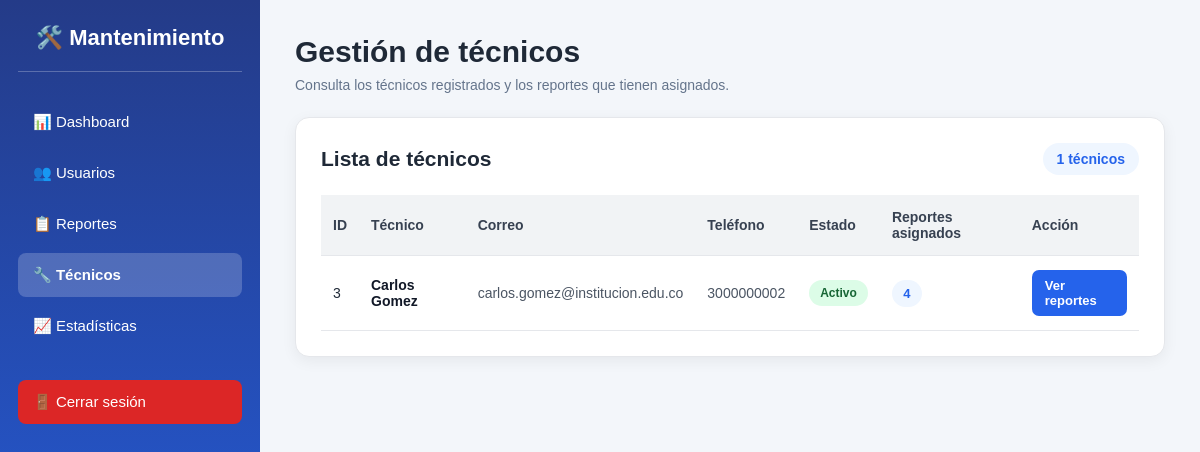
/frontend/dashboard/tecnicos.php (signed in), run on the app's committed database.
### tables this page shows
CREATE TABLE `usuarios` (
  `id_usuario` int NOT NULL AUTO_INCREMENT,
  `nombre` varchar(100) NOT NULL,
  `apellido` varchar(100) NOT NULL,
  `correo` varchar(150) NOT NULL,
  `password` varchar(255) NOT NULL,
  `telefono` varchar(20) DEFAULT NULL,
  `id_rol` int NOT NULL,
  `estado` tinyint(1) NOT NULL DEFAULT '1',
  `fecha_registro` datetime NOT NULL DEFAULT CURRENT_TIMESTAMP,
  PRIMARY KEY (`id_usuario`),
  UNIQUE KEY `correo` (`correo`),
  KEY `fk_usuario_rol` (`id_rol`),
  CONSTRAINT `fk_usuario_rol` FOREIGN KEY (`id_rol`) REFERENCES `roles` (`id_rol`) ON DELETE RESTRICT ON UPDATE CASCADE
);

### frontend/dashboard/tecnicos.php (the view, shortened to what this page needs)
<?php
$database = new Database();
$db = $database->conectar();
$sql = "
    SELECT
        u.id_usuario,
        u.nombre,
        u.apellido,
        u.correo,
        u.telefono,
        u.estado,
        COUNT(a.id_asignacion) AS reportes_asignados
    FROM usuarios u
    LEFT JOIN asignaciones a
        ON u.id_usuario = a.id_tecnico
        AND a.activa = 1
    WHERE u.id_rol = 3
    GROUP BY
        u.id_usuario,
        u.nombre,
        u.apellido,
        u.correo,
        u.telefono,
        u.estado
    ORDER BY
        u.nombre ASC,
        u.apellido ASC
";
$stmt = $db->prepare($sql);
$stmt->execute();
$tecnicos = $stmt->fetchAll(PDO::FETCH_ASSOC);
?>
<!DOCTYPE html>
<html lang="es">
<head>
</head>
<body>
<div class="contenedor">
    <aside class="menu">
        <h2>
            🛠️ Mantenimiento
        </h2>
        <ul>
            <li>
                <a href="administrador.php">
                    📊 Dashboard
                </a>
            </li>
            <li>
                <a href="usuarios.php">
                    👥 Usuarios
                </a>
            </li>
            <li>
                <a href="reportes_admin.php">
                    📋 Reportes
                </a>
            </li>
            <li>
                <a
                    href="tecnicos.php"
                    class="activo"
                >
                    🔧 Técnicos
                </a>
            </li>
            <li>
                <a href="estadisticas.php">
                    📈 Estadísticas
                </a>
            </li>
            <li class="cerrar-sesion">
                <a
                    href="../../backend/auth/logout.php"
                >
                    🚪 Cerrar sesión
                </a>
            </li>
        </ul>
    </aside>
    <main class="contenido">
        <div class="encabezado">
            <h1>
                Gestión de técnicos
            </h1>
            <p>
                Consulta los técnicos registrados
                y los reportes que tienen asignados.
            </p>
        </div>
        <div class="tarjeta">
            <div class="resumen">
                <h2>
                    Lista de técnicos
                </h2>
                <span class="cantidad">
                    <?php
                    echo count($tecnicos);
                    ?>
                    técnicos
                </span>
            </div>
            <div class="tabla-contenedor">
                <?php if (
                    count($tecnicos) > 0
                ): ?>
                    <table class="tabla">
                        <thead>
                            <tr>
                                <th>
                                    ID
                                </th>
                                <th>
                                    Técnico
                                </th>
                                <th>
                                    Correo
                                </th>
                                <th>
                                    Teléfono
                                </th>
                                <th>
                                    Estado
                                </th>
                                <th>
                                    Reportes asignados
                                </th>
                                <th>
                                    Acción
                                </th>
                            </tr>
                        </thead>
                        <tbody>
                            <?php foreach (
                                $tecnicos
                                as $tecnico
                            ): ?>
                                <tr>
                                    <td>
                                        <?php
                                        echo htmlspecialchars(
                                            $tecnico[
                                                "id_usuario"
                                            ]
                                        );
                                        ?>
                                    </td>
                                    <td>
                                        <span
                                            class="nombre-tecnico"
                                        >
                                            <?php
                                            echo htmlspecialchars(
                                                $tecnico[
                                                    "nombre"
                                                ]
                                                . " "
                                                .
                                                $tecnico[
                                                    "apellido"
                                                ]
                                            );
                                            ?>
                                        </span>
                                    </td>
                                    <td>
                                        <span
                                            class="correo"
                                        >
                                            <?php
                                            echo htmlspecialchars(
                                                $tecnico[
                                                    "correo"
                                                ]
                                            );
                                            ?>
                                        </span>
                                    </td>
                                    <td>
                                        <span
                                            class="telefono"
                                        >
                                            <?php
                                            echo htmlspecialchars(
                                                $tecnico[
                                                    "telefono"
                                                ]
                                                ??
                                                "No registrado"
                                            );
                                            ?>
                                        </span>
                                    </td>
                                    <td>
                                        <?php if (
                                            $tecnico[
                                                "estado"
                                            ] == 1
                                        ): ?>
                                            <span
                                                class="
                                                    estado
                                                    estado-activo
                                                "
                                            >
                                                Activo
                                            </span>
                                        <?php endif; ?>
                                    </td>
                                    <td>
                                        <span
                                            class="
                                                contador-reportes
                                            "
                                        >
                                            <?php
                                            echo htmlspecialchars(
                                                $tecnico[
                                                    "reportes_asignados"
                                                ]
                                            );
                                            ?>
                                        </span>
                                    </td>
                                    <td>
                                        <a
                                            href="
                                                reportes_tecnico_admin.php?id=<?php
                                                echo
                                                    $tecnico[
                                                        "id_usuario"
                                                    ];
                                                ?>"
                                            class="
                                                boton-reportes
                                            "
                                        >
                                            Ver reportes
                                        </a>
                                    </td>
                                </tr>
                            <?php endforeach; ?>
                        </tbody>
                    </table>
                <?php endif; ?>
            </div>
        </div>
    </main>
</div>
</body>
</html>

### frontend/dashboard/tecnicos.php (style rules this page uses)
* { margin: 0; padding: 0; box-sizing: border-box; font-family: Arial, Helvetica, sans-serif; }
body { background: #f3f6fa; color: #1f2937; }
.contenedor { min-height: 100vh; }
.menu { width: 260px; height: 100vh; min-height: 100vh; background: linear-gradient( 180deg, #243b88 0%, #2563eb 100% ); color: white; padding: 25px 18px; position: fixed; left: 0; top: 0; z-index: 1000; }
.menu h2 { text-align: center; font-size: 22px; margin-bottom: 28px; padding-bottom: 20px; border-bottom: 1px solid rgba( 255, 255, 255, 0.25 ); }
.menu ul { list-style: none; }
.menu li { margin-bottom: 7px; }
.menu a { display: block; padding: 13px 15px; color: white; text-decoration: none; border-radius: 8px; font-size: 15px; transition: 0.2s; }
.menu a.activo { background-color: rgba( 255, 255, 255, 0.20 ); font-weight: 600; }
.menu .cerrar-sesion { margin-top: 32px; }
.menu .cerrar-sesion a { background-color: #dc2626; color: white; }
.contenido { margin-left: 260px; width: calc(100% - 260px); min-height: 100vh; padding: 35px; }
.encabezado { margin-bottom: 24px; }
.encabezado h1 { font-size: 30px; color: #1f2937; margin-bottom: 8px; }
.encabezado p { color: #64748b; font-size: 14px; }
.tarjeta { background: white; border-radius: 14px; padding: 25px; box-shadow: 0 4px 15px rgba( 0, 0, 0, 0.06 ); border: 1px solid #e5e7eb; }
.resumen { display: flex; justify-content: space-between; align-items: center; margin-bottom: 20px; gap: 15px; }
.resumen h2 { font-size: 21px; color: #1f2937; }
.cantidad { background: #eff6ff; color: #2563eb; padding: 8px 14px; border-radius: 20px; font-size: 14px; font-weight: 600; white-space: nowrap; }
.tabla-contenedor { width: 100%; overflow-x: auto; }
.tabla { width: 100%; border-collapse: collapse; min-width: 800px; }
.tabla thead { background: #f1f3f5; }
.tabla thead th { color: #374151; font-weight: 600; border-bottom: 1px solid #e5e7eb; }
.tabla th { padding: 14px 12px; text-align: left; font-size: 14px; }
.tabla td { padding: 14px 12px; border-bottom: 1px solid #e5e7eb; font-size: 14px; vertical-align: middle; }
.nombre-tecnico { font-weight: 600; color: #111827; }
.correo { color: #4b5563; }
.telefono { color: #4b5563; }
.estado { display: inline-block; padding: 6px 11px; border-radius: 20px; font-size: 12px; font-weight: 600; }
.estado-activo { background: #dcfce7; color: #166534; }
.contador-reportes { display: inline-block; min-width: 30px; padding: 6px 10px; text-align: center; background: #eff6ff; color: #2563eb; border-radius: 20px; font-weight: 600; font-size: 13px; }
.boton-reportes { display: inline-block; padding: 8px 13px; background: #2563eb; color: white; text-decoration: none; border-radius: 7px; font-size: 13px; font-weight: 600; transition: 0.2s; }

### data on the page
usuarios: id_usuario "3", nombre+apellido "Carlos Gomez", correo "carlos.gomez@institucion.edu.co", telefono "3000000002", estado "Activo", tecnico "4"

### other printed values
count($tecnicos) "1"
